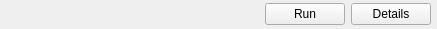
<?xml version="1.0" encoding="UTF-8"?>
<ui version="4.0">
 <class>StatusCommonWidget</class>
 <widget class="QWidget" name="StatusCommonWidget">
  <property name="geometry">
   <rect>
    <x>0</x>
    <y>0</y>
    <width>437</width>
    <height>29</height>
   </rect>
  </property>
  <property name="windowTitle">
   <string>Form</string>
  </property>
  <layout class="QGridLayout" name="gridLayout">
   <property name="leftMargin">
    <number>6</number>
   </property>
   <property name="topMargin">
    <number>2</number>
   </property>
   <property name="rightMargin">
    <number>6</number>
   </property>
   <property name="bottomMargin">
    <number>2</number>
   </property>
   <property name="horizontalSpacing">
    <number>6</number>
   </property>
   <property name="verticalSpacing">
    <number>0</number>
   </property>
   <item row="0" column="6">
    <widget class="QPushButton" name="detailsPushButton">
     <property name="text">
      <string>Details</string>
     </property>
    </widget>
   </item>
   <item row="0" column="2">
    <spacer name="horizontalSpacer">
     <property name="orientation">
      <enum>Qt::Horizontal</enum>
     </property>
     <property name="sizeType">
      <enum>QSizePolicy::MinimumExpanding</enum>
     </property>
     <property name="sizeHint" stdset="0">
      <size>
       <width>1</width>
       <height>20</height>
      </size>
     </property>
    </spacer>
   </item>
   <item row="0" column="3">
    <widget class="QLabel" name="testIconLabel">
     <property name="text">
      <string/>
     </property>
    </widget>
   </item>
   <item row="0" column="1">
    <widget class="ClickableLabel" name="testNameLabel">
     <property name="text">
      <string/>
     </property>
    </widget>
   </item>
   <item row="0" column="5">
    <widget class="QPushButton" name="runPushButton">
     <property name="text">
      <string>Run</string>
     </property>
    </widget>
   </item>
   <item row="0" column="4">
    <spacer name="horizontalSpacer_2">
     <property name="orientation">
      <enum>Qt::Horizontal</enum>
     </property>
     <property name="sizeType">
      <enum>QSizePolicy::Fixed</enum>
     </property>
     <property name="sizeHint" stdset="0">
      <size>
       <width>20</width>
       <height>20</height>
      </size>
     </property>
    </spacer>
   </item>
  </layout>
 </widget>
 <customwidgets>
  <customwidget>
   <class>ClickableLabel</class>
   <extends>QLabel</extends>
   <header>mainwindow/clickablelabel.h</header>
  </customwidget>
 </customwidgets>
 <resources/>
 <connections/>
</ui>
